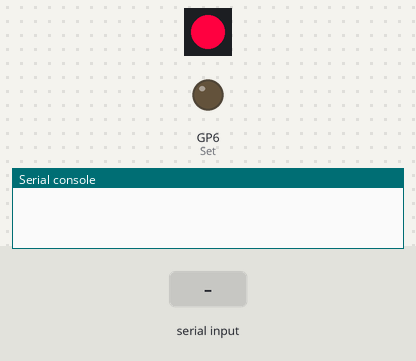
Simulated run of this program. Board: Raspberry Pi Pico running MicroPython. Shown: 1 RGB LEDs in strip order, left to right, output pins drawn as LEDs (lit = HIGH), the last lines printed to the serial console. Inputs (shaded band) come from the test bench. Pins used as bus, display or sensor lines are not drawn.

Above: at 0.1 s.
At 1.1 s:
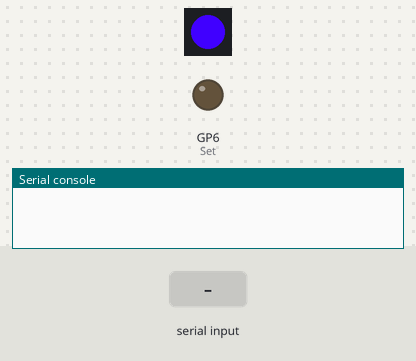
At 3.2 s:
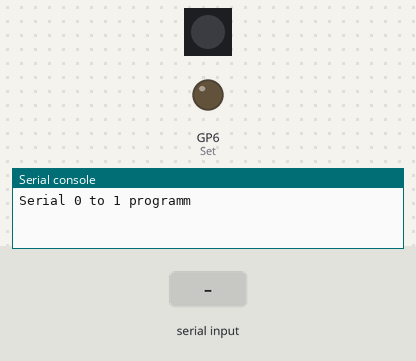
3.3 s: "1" received over the second serial link
Timing chart, 0 to 6.3 s (numbered marks = the images above; inputs shaded):
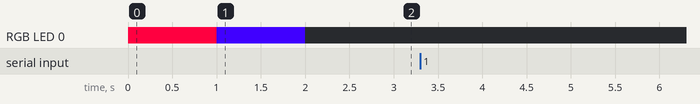

The program:

Serial0to1_0.py
```python
'''
Программа для проверки и последовательных портов
Подключение:
Uart1 -> Txd[D4](RP2040 Zero)
Uart1 -> Rxd[D5](RP2040 Zero)
Uart1 -> Txd[D4](RP2040 Zero)
Uart1 -> Rxd[D5](RP2040 Zero)
LedGreen -> [D6](RP2040 Zero)
LedYellow ->[D7](RP2040 Zero)
'''
import machine, neopixel
from machine import UART, Pin
import time

#Pins
NeoPixelPin = 16
NeoPixelLength = 1

Set = Pin(6, Pin.OUT)
Set.low()

CS  = Pin(7, Pin.OUT)
CS.low()

#===Colors===

Fuxia = (255, 0, 64)
SkyBlue = (64, 0, 255)
Darkness = (0, 0, 0)
Green = (64, 255, 0)

#Subprogramms
def draw(color):
    np[0] = color
    np.write()

#Setup
np = neopixel.NeoPixel(machine.Pin(NeoPixelPin), NeoPixelLength)
draw(Fuxia)
time.sleep(1)
draw(SkyBlue)
time.sleep(1)
draw(Darkness)

#Ports
uart0 = UART(0, baudrate=115200, tx = Pin(0), rx = Pin(1))
uart1 = UART(1, baudrate=9600, tx = Pin(4), rx = Pin(5))

print("Serial 0 to 1 programm")

#Main loop
while True:
    if uart0.any():
        Set.high()
        data0 = uart0.read()
        uart1.write(data0)
        Message = "Sink from Uart0:"
        Message += str(data0)
        print(Message)
    else:
        Set.low()

    if uart1.any():
        CS.high()
        data1 = uart1.read()
        uart0.write(data1)
        Message = "Sink from Uart1:"
        Message += str(data1)
        print(Message)
    else:
        CS.low()


 
```
